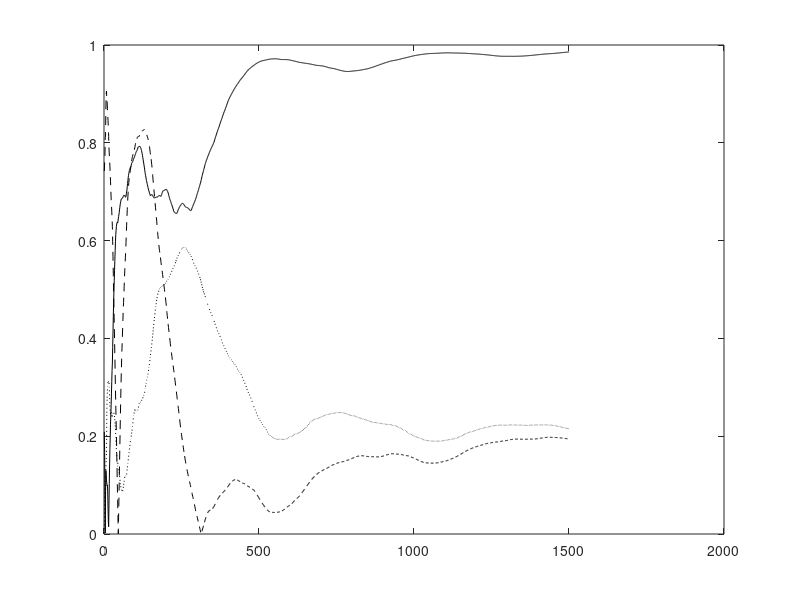

Recreate this plot in MATLAB. (Note: this script raises an error after producing the figure.)
% This code is written to support the experiments in the book titled:
% Adaptive Machine Learning Algorithms with Python
% by
% Chanchal Chatterjee
% December 2021
% Adaptive SVD Algorithm 

function SVDAL1();

clear all;
close all;

% Number of samples N and dimension D
eta0 = 200;
nSamples = 500;
nDim1 = 5;
nDim2 = 7;
nEpochs = 3;
randn('state',0);

% Generate the x random vectors
for i = 1 : nSamples
   for j = 1 : nDim1
      x(j,i) = (20 - 2*j) * randn;
   end
end
meanX = zeros(nDim1,1);
for i = 1 : nSamples
   meanX = meanX + x(:,i)/nSamples;
end
for i = 1 : nSamples
   x(:,i) = x(:,i) - meanX;
end

% Generate the y random vectors
for i = 1 : nSamples
   for j = 1 : nDim2
      y(j,i) = 3*randn;
   end
end
meanY = zeros(nDim2,1);
for i = 1 : nSamples
   meanY = meanY + y(:,i)/nSamples;
end
for i = 1 : nSamples
   y(:,i) = y(:,i) - meanY;
end

% Generate the Atrue matrix
Ctrue = zeros(nDim1,nDim2);
for i = 1 : nSamples
   Ctrue = Ctrue + x(:,i)*y(:,i)'/nSamples;
end

% Compute the true eigenvectors and eigenvalues
[U,D,V] = svd(Ctrue);
U
V
diag(D)'

% Run the adaptive algorithm
C  = zeros(nDim1,nDim2);
Z1 = zeros(nDim1,nDim1);
Z2 = zeros(nDim2,nDim2);
A  = zeros(nDim1+nDim2,nDim1+nDim2);
W  = 0.1 * ones(nDim1+nDim2,nDim2);

I  = eye(nDim2,nDim2);
mu = 2;

for epoch = 1 : nEpochs
   for iter = 1 : nSamples
      Ck = x(:,iter) * y(:,iter)';
      C = C + (1.0/(nSamples*(epoch-1) + iter))*(Ck - C);
      A = [Z1,C;C',Z2];
      etat = 1.0/(eta0 + nSamples*(epoch-1) + iter);
      
      W = W + etat*(A*W - 0.5*W*triu(W'*A*W) - mu*W*triu(W'*W - 2*I));
      
      U1 = W(1:nDim1,1:nDim1);
      for i = 1 : nDim1
        a = norm(U1(:,i));
   		U1(:,i) = U1(:,i)/a;
      end
      V1 = W(nDim1+1:nDim1+nDim2,1:nDim2);
      for i = 1 : nDim2
        a = norm(V1(:,i));
   		V1(:,i) = V1(:,i)/a;
      end
      cos_t1(:,nSamples*(epoch-1) + iter) = abs(diag(U1'*U));
      cos_t2(:,nSamples*(epoch-1) + iter) = abs(diag(V1'*V));
   end
end

% Check the final norms
U1 = W(1:nDim1,1:nDim1);
U1byNorm = U1*sqrt(inv(diag(diag(U1'*U1))));
for i = 1 : nDim1
   UNorm(i) = norm(U1(:,i));
end
V1 = W(nDim1+1:nDim1+nDim2,1:nDim2);
V1byNorm = V1*sqrt(inv(diag(diag(V1'*V1))));
for i = 1 : nDim2
   VNorm(i) = norm(V1(:,i));
end
UNorm
VNorm
U1byNorm
V1byNorm
dd = diag(U1byNorm'*C*V1byNorm);
dd'

for iter = 1 : nSamples*nEpochs
   ind(iter) = iter;
end

if (1)

% Plot the convergence results
figure(1);
plot(ind,cos_t1(1,:),'k-'); hold on;
plot(ind,cos_t1(2,:),'k:'); hold on;
plot(ind,cos_t1(3,:),'k--'); hold on;
legend('Component1 of U','Component2 of U','Component3 of U',0);
xlabel('Number of Samples');
ylabel('Direction Cosines for Components of U');
hold off;

% Plot the convergence results
figure(2);
plot(ind,cos_t2(1,:),'k-'); hold on;
plot(ind,cos_t2(2,:),'k:'); hold on;
plot(ind,cos_t2(3,:),'k--'); hold on;
legend('Component1 of V','Component2 of V','Component3 of V',0);
xlabel('Number of Samples');
ylabel('Direction Cosines for Components of V');
hold off;


else

plot(ind,cos_t1(1,:),'k-'); hold on;
plot(ind,cos_t1(2,:),'k:');
plot(ind,cos_t1(3,:),'k-.');
plot(ind,cos_t1(4,:),'k--');

plot(ind,cos_t2(1,:),'r-');
plot(ind,cos_t2(2,:),'r:');
plot(ind,cos_t2(3,:),'r-.');
plot(ind,cos_t2(4,:),'r--');
hold off;

end




  
